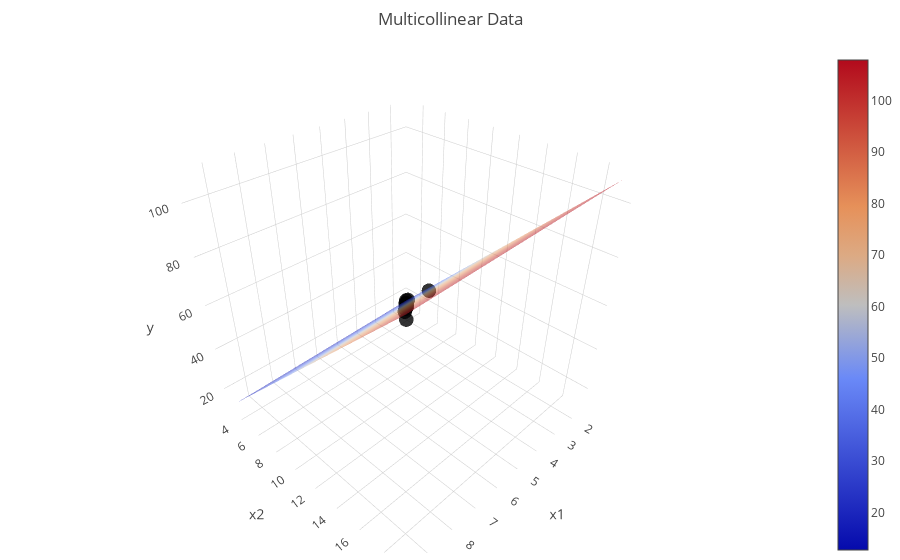

Write notebook code for a chart like this one.
### Code cell
import streamlit as st
import pandas as pd
import numpy as np
import matplotlib.pyplot as plt
from plotnine import ggplot, aes, geom_point, geom_smooth, labs, geom_line
import statsmodels.api as sm
import statsmodels.formula.api as smf
from statsmodels.formula.api import ols
from ss_decomp import ss_decomp
import plotly.graph_objs as go
from resid_plot import display_resid
from resid_hist import display_resid_histogram


def generate_multicollinear_data(n=10):

    np.random.seed(42)
    x1 = np.random.uniform(1, 10, n)
    x2 = 2 * x1 + np.random.normal(0, 0.1, n)
    y = 3 * x1 + 4 * x2 + np.random.normal(0, 1, n)

    return pd.DataFrame({"x1": x1, "x2": x2, "y": y})

df = generate_multicollinear_data()

def insert_non_multicolinnear_point(df_multicollinear, x):
    return df_multicollinear.append({"x1": 4, "x2": 10, "y": 55}, ignore_index=True)


df_multicollinear = insert_non_multicolinnear_point(df, 0)
mlr_model = smf.ols("y ~ x1 + x2", data=df_multicollinear).fit()

# Multicollinear Data
x1_range_1 = np.linspace(df_multicollinear["x1"].min(), df_multicollinear["x1"].max(), 20)
x2_range_1 = np.linspace(df_multicollinear["x2"].min(), df_multicollinear["x2"].max(), 20)
x1_grid_1, x2_grid_1 = np.meshgrid(x1_range_1, x2_range_1)


# Get regression plane parameters
b0_1, b1_1, b2_1 = mlr_model.params
y_grid_1 = b0_1 + b1_1 * x1_grid_1 + b2_1 * x2_grid_1

fig1 = go.Figure()

fig1.add_trace(
    go.Scatter3d(
        x=df_multicollinear["x1"],
        y=df_multicollinear["x2"],
        z=df_multicollinear["y"],
        mode="markers",
        marker=dict(size=5, opacity=0.8),
    )
)

fig1.add_trace(go.Surface(x=x1_grid_1, y=x2_grid_1, z=y_grid_1, opacity=0.5))


fig1.update_layout(
    title="Multicollinear Data",
    scene=dict(xaxis_title="x1", yaxis_title="x2", zaxis_title="y"),
    margin=dict(l=0, r=0, b=0, t=50),
)


fig1

### Figure 1 — Plotly figure (JSON) as saved in the notebook; plotly's stock layout.template omitted (floating-point values rounded to 4 significant figures; data arrays with more than 128 entries replaced by an {"elided": "..."} marker saying what was removed)
{"data": [{"marker": {"opacity": 0.8, "size": 5}, "mode": "markers", "type": "scatter3d", "x": [4.371, 9.556, 7.588, 6.388, 2.404, 2.404, 1.523, 8.796, 6.41, 7.373, 4], "y": [8.695, 19.17, 15.13, 12.73, 4.833, 4.617, 2.873, 17.53, 12.72, 14.78, 10], "z": [46.98, 103.9, 84.75, 69.86, 26.61, 24.25, 15.52, 96.64, 68.95, 81.6, 55]}, {"opacity": 0.5, "type": "surface", "x": {"elided": "20x20 float values"}, "y": {"elided": "20x20 float values"}, "z": {"elided": "20x20 float values"}}], "layout": {"margin": {"b": 0, "l": 0, "r": 0, "t": 50}, "scene": {"xaxis": {"title": {"text": "x1"}}, "yaxis": {"title": {"text": "x2"}}, "zaxis": {"title": {"text": "y"}}}, "title": {"text": "Multicollinear Data"}}}
